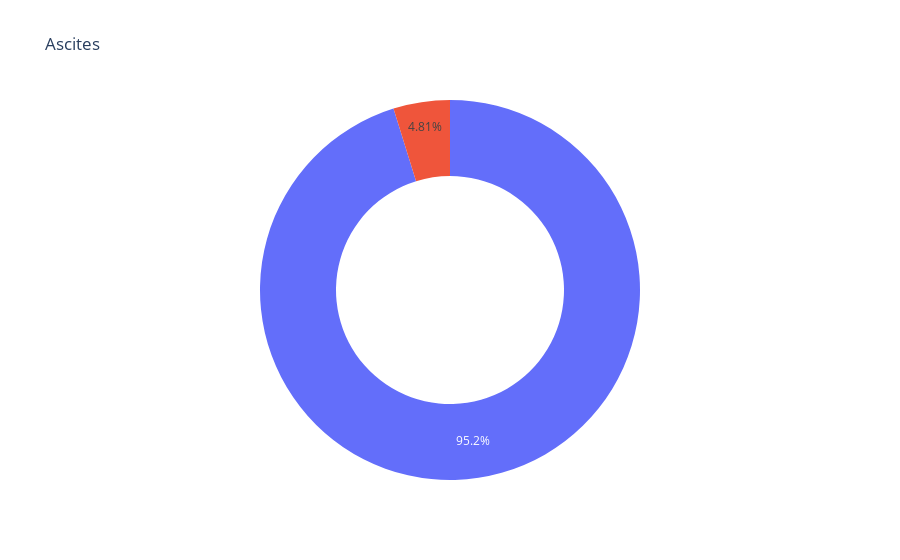

Notebook code for this chart:
### Code cell
import plotly.express as px

px.pie(values=df['Ascites'].value_counts(),hole=0.6,title='Ascites')

### Figure 1 — Plotly figure (JSON) as saved in the notebook; plotly's stock layout.template omitted (floating-point values rounded to 4 significant figures)
{"data": [{"domain": {"x": [0, 1], "y": [0, 1]}, "hole": 0.6, "hovertemplate": "value=%{value}<extra></extra>", "legendgroup": "", "name": "", "showlegend": false, "type": "pie", "values": [7525, 380]}], "layout": {"legend": {"tracegroupgap": 0}, "title": {"text": "Ascites"}}}
